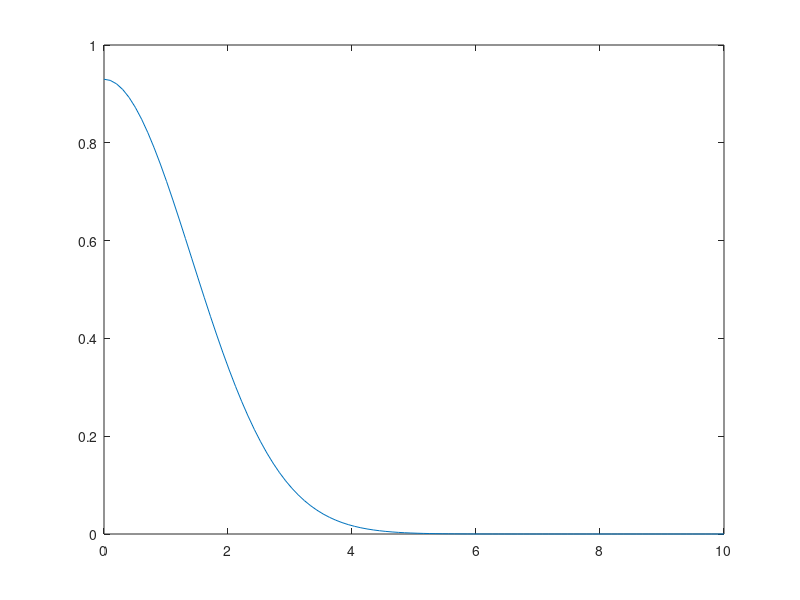

Recreate this plot in MATLAB. (Note: this script raises an error after producing the figure.)
clear all
pause_length = 2^-10;


% parameters for distribution of stepsize. EX = a*b, VX = a*b^2
a = 0.30*2;
b = 0.2/2;

% parameters for the gamma distribution for the initial steps
step_mean = 0.13;
step_var = 0.005;
a_init = step_mean^2/step_var; %0.09*10;
b_init = step_var/step_mean;   %10^-1;

% variance of the noise added to each step
sigma_step = 0.0001;

% parameters relating to detection probability, p(d) = exp(-s*(D + d)^p)
Amp = 0.93;     % amplitude; reduce to make pd smaller everywhere
d = 0;          % acts as a focal point; pd for D larger than this are suppressed by larger p, while D smaller than this are increased by larger p
s = 0.5;   % decrease to make it harder to detect; lower to make difference smaller for large and small seperation distances D
p = 2;   % This parameter allows you to regulate difference in pd for large and small D; if p is small then pd becomes more uniform
plot(linspace(0,10,100),Amp*exp(-(s*linspace(0,10,100)).^p))

% Collision Avoidance Parameters: Parameter-Modification Factor = exp( -s*((x + d)/k)^-p )
d_ca1 = 0.01;    % increase to reduce PMF
k_ca1 = 1.4;    % increase to decrease modification for x<k-d and reduce modification for x>k-d
p_ca1 = 1.6;    % increases effect of avoidance modifier when 
s_ca1 = 0.2;


thetamod_k = 0.3;               % determines how quickly the person can change direction after detecting the other person
thetamod_s = 1.6;                % makes modification of behaviour more dramatic for very small ydiff, but less dramatic for large ydiff
thetamod_p = 3;                  % amplifies difference in reaction between small and large ydiff
thetavar = 0.023;                % determins the amount of random variability of the step-angle at each iteration.
thetavar0 = 0.015;               % variance of initial theta
r = 0.06;                         % collision radius of each person
xinit = 6;                      % determines how far apart they are at the start
sigma = 0.3;                     % variance of initial starting position
N =500;                         % number of encounters
NTTC = 200;                      % Number of TTC to sample at first evasive action for each encounter
danger_FEA = zeros(1,N);         % danger index at time of first evasive action
DAFEA = ones(N, NTTC)*-10;          % Saves danger at first moment of evasive action; each row contains NTTC sampled ttc values
danger_CR = zeros(1,N);          % danger index at time of conflict resolution
danger_nodetec = zeros(1,N);     % highest index of danger for non-detection encounters (i.e. type 1 encounters)
enc_type = zeros(1,N);           % vector containing encounter type of each encounter
plotting = 0;                    % set to one if plots of encounters are wanted
compute_ttc =1;                 % tells the algorithm whether or not you want to estimate ttc distribution for each encounter
min_stepsize = 0.02;             % set to make it impossible for a stepsize to be smaller than this
stability_fac = 0.04;
dangermax_EA = nan*ones(N,100);
for i=1:N
i
% initiation of walks
EA_index = 1;
first_detection = 0;                                                 % They have not yet detected eachother
stepsize = min_stepsize*[1 1] + [gamrnd(a_init*[1 1],b_init)];        % determines average speed
theta = normrnd([0,0],thetavar0); 
A_real = -xinit;
B_real = xinit;
A_im = normrnd(0,sigma);
B_im = normrnd(0,sigma);
A0 = A_real+1i*A_im;
B0 = B_real+1i*B_im;
% data collection variables
detection_status = 0; 
encounter_classifier = 1; % 1 --> (no detection, no crash), -1 --> (detection, no crash) 2 --> (no detection, crash), -2 --> (detection, crash)
danger_vec = [];          % collects the danger index associated with each timestep
detec_vec = [];           % tracks detection status, 1 --> detection at timeframe i, 0 --> no detection at timeframe i

    while real(A0) < xinit && real(B0) > -xinit
        D = norm(A0-B0);
        Dim = norm(imag(A0-B0));
        pd = Amp*exp(-(s*D)^p)*exp(-(2.5*Dim)^3); % detection probability
        %%%%%%%%%%%%%%%% detection %%%%%%%%%%%%%%%%%%%%%%%%%%%%%%%%%%%%%%%%
        if  (detection_status==1 | rand(1) < pd) && real(A0) < real(B0)
            % saving information in vectors, and updating status
            if first_detection == 0 & compute_ttc == 1 % a loop that collects information at first moment of evasive action
                for k=1:NTTC
                    ttc = ttc_simulator_double_momentum(A0,B0,stepsize,theta,min_stepsize,sigma_step,r, thetavar,stability_fac);
                    DAFEA(i,k) = ttc;
                end
                danger_FEA(i) = norm(A0-B0) - 2*r;
                dangermax_EA(i,EA_index) = norm(A0-B0) - 2*r;
                EA_index = EA_index + 1;
            end
            
            first_detection = 1;                            % set to 1 so that above loop only runs on first moment of detection
            detection_status = 1;
            encounter_classifier = -1;
            detec_vec(length(detec_vec) + 1) = 1;
            danger_index = D - 2*r;
            danger_vec(length(danger_vec) + 1) = danger_index;

            % take next step
            pred_posA = A0 + a*b; % prediction of the A's future position
            pred_posB = B0 - a*b; % prediction of the B's future position
            pred_diff = pred_posA - pred_posB; % difference vector between predicted future position of A and B
            pred_dist = norm(pred_diff);       % distance between predicted positions at time i+1  
            alpha_modifier = exp(-s_ca1*((pred_dist + d_ca1)/k_ca1)^-p_ca1);
            stepsize = stepsize + normrnd([0,0],sigma_step); 
            stepsize(1) = max(min_stepsize,stepsize(1));
            stepsize(2) = max(min_stepsize,stepsize(2));
            theta = normrnd(theta,thetavar) + normrnd(-stability_fac*theta,thetavar) + exp(-0.2*pred_dist)*thetamod_k*sign(imag(pred_diff))*exppdf(abs(imag(thetamod_s*pred_diff))^thetamod_p, 1);
            A1 = A0 + stepsize(1)*exp(1i*theta(1));
            B1 = B0 - stepsize(2)*exp(1i*theta(2));
            dangermax_EA(i,EA_index) = norm(A1-B1) - 2*r;
            EA_index = EA_index + 1;
            
            % plotting %
            if plotting == 1
                xlim([-xinit,xinit])
                ylim([-4,4])
                plot([r*cos(linspace(0,2*pi,50))+real(A1)]+1i*[r*sin(linspace(0,2*pi,50))+imag(A1)])
                title("detection")
                hold on
                plot([r*cos(linspace(0,2*pi,50))+real(B1)]+1i*[r*sin(linspace(0,2*pi,50))+imag(B1)])
                xlim([-xinit,xinit])
                ylim([-4,4])
                hold off
                pause(pause_length)
            end
            if norm(A1-B1) < 2*r                % this part is entered, then a colliosion with evasive action has occured
                hold on
                title("collision")
                hold off
                detec_vec(length(detec_vec) + 1) = 1;
                danger_index = norm(A1-B1) - 2*r;
                danger_vec(length(danger_vec) + 1) = danger_index;
                encounter_classifier = -2;             % set encounter to type crash with attempted evasive action
                break
            end
%%%%%%%%%%%%%%%%%%%%%%%% no detection %%%%%%%%%%%%%%%%%%%%%%%%%%%%%%%%%%%%%
        else
            % saving information in vectors, and updating status
            detec_vec(length(detec_vec) + 1) = 0;
            
            danger_index = D - 2*r;
            danger_vec(length(danger_vec) + 1) = danger_index;

            % taking next step
            theta = theta + normrnd(-stability_fac*theta,thetavar);
            stepsize = stepsize + normrnd([0 0],sigma_step);
            stepsize(1) = max(min_stepsize,stepsize(1));
            stepsize(2) = max(min_stepsize,stepsize(2));
            A1 = A0 + stepsize(1)*exp(1i*theta(1));
            B1 = B0 - stepsize(2)*exp(1i*theta(2));
            D = norm(A1-B1);

            % plotting %
            if plotting == 1
                xlim([-xinit,xinit])
                ylim([-4,4])
                plot([r*cos(linspace(0,2*pi,50))+real(A1)]+1i*[r*sin(linspace(0,2*pi,50))+imag(A1)])
                title("no detection")
                hold on
                plot([r*cos(linspace(0,2*pi,50))+real(B1)]+1i*[r*sin(linspace(0,2*pi,50))+imag(B1)])
                xlim([-xinit,xinit])
                ylim([-4,4])
                hold off
                pause(pause_length)
            end
            if norm(A1-B1) < 2*r % collision has occured before detection
                hold on
                title("collision")
                hold off
                detec_vec(length(detec_vec) + 1) = 1;
                danger_index = norm(A1-B1) - 2*r;
                    danger_FEA(i) = norm(A1-B1) - 2*r;
                    a1 = A0; a0 = A1;
                    b1 = B0; b0 = B1;
                    Adiff = a1-a0;
                    Bdiff = b1-b0;
                    eta = real(conj(Adiff - Bdiff)*(a0-b0))/norm(Adiff-Bdiff)^2;
                    mu = (norm(a0 - b0)^2 - 4*r^2)/norm(Adiff - Bdiff)^2;
                    ttc = -eta + [-1 1]*sqrt(eta^2-mu);
                    ttc = -max(ttc);
                    DAFEA(i,:) = ttc*ones(1,NTTC);
                danger_vec(length(danger_vec) + 1) = danger_index; 
                encounter_classifier = 2;                        % indicates a collision with no evase action attempted
                break
            end
        end
        A0 = A1;
        B0 = B1;
    end

    enc_type(i) = encounter_classifier;
    detec_dangerind = danger_vec(find(detec_vec)); % contains danger index for all times with detection status
    if encounter_classifier == 1     % i.e. no evasive action and no collision
        danger_nodetec(i) = min(danger_vec);
        danger_FEA(i) = 1000;    % 1000 indicates that there was no evasive action
    end
    if encounter_classifier == 2
        %danger_CR(i) = detec_dangerind(end);    
    end
sum(enc_type==2)
end

danger_FEA = danger_FEA(find(danger_FEA<1000)); % remove all elements corresponding to encounters with no EA
DAFEA(find(enc_type==1),:) = [];                % remove all elements corresponding to encounters with no EA
dangermax_EA(find(enc_type==1),:) = [];